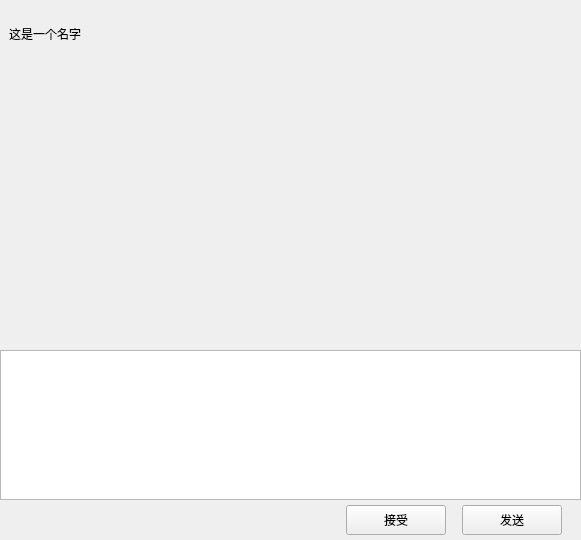
<?xml version="1.0" encoding="UTF-8"?>
<ui version="4.0">
 <class>ChatPage</class>
 <widget class="QWidget" name="ChatPage">
  <property name="geometry">
   <rect>
    <x>0</x>
    <y>0</y>
    <width>581</width>
    <height>540</height>
   </rect>
  </property>
  <property name="windowTitle">
   <string>Form</string>
  </property>
  <layout class="QVBoxLayout" name="verticalLayout">
   <property name="leftMargin">
    <number>0</number>
   </property>
   <property name="topMargin">
    <number>0</number>
   </property>
   <property name="rightMargin">
    <number>0</number>
   </property>
   <property name="bottomMargin">
    <number>0</number>
   </property>
   <item>
    <widget class="QWidget" name="chat_data_wid" native="true">
     <layout class="QVBoxLayout" name="verticalLayout_6">
      <property name="spacing">
       <number>0</number>
      </property>
      <property name="leftMargin">
       <number>0</number>
      </property>
      <property name="topMargin">
       <number>0</number>
      </property>
      <property name="rightMargin">
       <number>0</number>
      </property>
      <property name="bottomMargin">
       <number>0</number>
      </property>
      <item>
       <widget class="QWidget" name="title_wid" native="true">
        <property name="minimumSize">
         <size>
          <width>0</width>
          <height>60</height>
         </size>
        </property>
        <property name="maximumSize">
         <size>
          <width>16777215</width>
          <height>60</height>
         </size>
        </property>
        <layout class="QVBoxLayout" name="verticalLayout_7">
         <property name="leftMargin">
          <number>7</number>
         </property>
         <property name="topMargin">
          <number>2</number>
         </property>
         <property name="rightMargin">
          <number>2</number>
         </property>
         <property name="bottomMargin">
          <number>2</number>
         </property>
         <item>
          <widget class="QWidget" name="widget_2" native="true">
           <layout class="QHBoxLayout" name="horizontalLayout_6">
            <property name="spacing">
             <number>7</number>
            </property>
            <property name="leftMargin">
             <number>2</number>
            </property>
            <property name="topMargin">
             <number>2</number>
            </property>
            <property name="rightMargin">
             <number>2</number>
            </property>
            <property name="bottomMargin">
             <number>2</number>
            </property>
            <item>
             <widget class="QLabel" name="title_lb">
              <property name="minimumSize">
               <size>
                <width>0</width>
                <height>60</height>
               </size>
              </property>
              <property name="maximumSize">
               <size>
                <width>16777215</width>
                <height>60</height>
               </size>
              </property>
              <property name="text">
               <string>这是一个名字</string>
              </property>
             </widget>
            </item>
           </layout>
          </widget>
         </item>
        </layout>
       </widget>
      </item>
      <item>
       <widget class="ChatView" name="chat_data_list" native="true"/>
      </item>
      <item>
       <widget class="QWidget" name="tool_wid" native="true">
        <property name="minimumSize">
         <size>
          <width>0</width>
          <height>40</height>
         </size>
        </property>
        <property name="maximumSize">
         <size>
          <width>16777215</width>
          <height>40</height>
         </size>
        </property>
        <layout class="QHBoxLayout" name="horizontalLayout_7">
         <property name="spacing">
          <number>7</number>
         </property>
         <property name="leftMargin">
          <number>2</number>
         </property>
         <property name="topMargin">
          <number>2</number>
         </property>
         <property name="rightMargin">
          <number>2</number>
         </property>
         <property name="bottomMargin">
          <number>2</number>
         </property>
         <item>
          <spacer name="horizontalSpacer_3">
           <property name="orientation">
            <enum>Qt::Horizontal</enum>
           </property>
           <property name="sizeType">
            <enum>QSizePolicy::Fixed</enum>
           </property>
           <property name="sizeHint" stdset="0">
            <size>
             <width>5</width>
             <height>20</height>
            </size>
           </property>
          </spacer>
         </item>
         <item>
          <widget class="ClickedLabel" name="emo_lb">
           <property name="minimumSize">
            <size>
             <width>25</width>
             <height>25</height>
            </size>
           </property>
           <property name="maximumSize">
            <size>
             <width>25</width>
             <height>25</height>
            </size>
           </property>
           <property name="text">
            <string/>
           </property>
          </widget>
         </item>
         <item>
          <spacer name="horizontalSpacer_4">
           <property name="orientation">
            <enum>Qt::Horizontal</enum>
           </property>
           <property name="sizeType">
            <enum>QSizePolicy::Fixed</enum>
           </property>
           <property name="sizeHint" stdset="0">
            <size>
             <width>5</width>
             <height>20</height>
            </size>
           </property>
          </spacer>
         </item>
         <item>
          <widget class="ClickedLabel" name="file_lb">
           <property name="minimumSize">
            <size>
             <width>25</width>
             <height>25</height>
            </size>
           </property>
           <property name="maximumSize">
            <size>
             <width>25</width>
             <height>25</height>
            </size>
           </property>
           <property name="text">
            <string/>
           </property>
          </widget>
         </item>
         <item>
          <spacer name="horizontalSpacer_2">
           <property name="orientation">
            <enum>Qt::Horizontal</enum>
           </property>
           <property name="sizeHint" stdset="0">
            <size>
             <width>40</width>
             <height>20</height>
            </size>
           </property>
          </spacer>
         </item>
        </layout>
       </widget>
      </item>
      <item>
       <widget class="MessageTextEdit" name="chatEdit">
        <property name="minimumSize">
         <size>
          <width>0</width>
          <height>150</height>
         </size>
        </property>
        <property name="maximumSize">
         <size>
          <width>16777215</width>
          <height>150</height>
         </size>
        </property>
       </widget>
      </item>
      <item>
       <widget class="QWidget" name="send_wid" native="true">
        <property name="minimumSize">
         <size>
          <width>0</width>
          <height>40</height>
         </size>
        </property>
        <property name="maximumSize">
         <size>
          <width>16777215</width>
          <height>40</height>
         </size>
        </property>
        <layout class="QHBoxLayout" name="horizontalLayout_8">
         <property name="topMargin">
          <number>2</number>
         </property>
         <property name="bottomMargin">
          <number>2</number>
         </property>
         <item>
          <spacer name="horizontalSpacer_5">
           <property name="orientation">
            <enum>Qt::Horizontal</enum>
           </property>
           <property name="sizeHint" stdset="0">
            <size>
             <width>40</width>
             <height>20</height>
            </size>
           </property>
          </spacer>
         </item>
         <item>
          <widget class="ClickedBtn" name="receive_btn">
           <property name="minimumSize">
            <size>
             <width>100</width>
             <height>30</height>
            </size>
           </property>
           <property name="maximumSize">
            <size>
             <width>100</width>
             <height>30</height>
            </size>
           </property>
           <property name="text">
            <string>接受</string>
           </property>
          </widget>
         </item>
         <item>
          <spacer name="horizontalSpacer_6">
           <property name="orientation">
            <enum>Qt::Horizontal</enum>
           </property>
           <property name="sizeType">
            <enum>QSizePolicy::Fixed</enum>
           </property>
           <property name="sizeHint" stdset="0">
            <size>
             <width>10</width>
             <height>20</height>
            </size>
           </property>
          </spacer>
         </item>
         <item>
          <widget class="ClickedBtn" name="send_btn">
           <property name="minimumSize">
            <size>
             <width>100</width>
             <height>30</height>
            </size>
           </property>
           <property name="maximumSize">
            <size>
             <width>100</width>
             <height>30</height>
            </size>
           </property>
           <property name="text">
            <string>发送</string>
           </property>
          </widget>
         </item>
         <item>
          <spacer name="horizontalSpacer_7">
           <property name="orientation">
            <enum>Qt::Horizontal</enum>
           </property>
           <property name="sizeType">
            <enum>QSizePolicy::Fixed</enum>
           </property>
           <property name="sizeHint" stdset="0">
            <size>
             <width>10</width>
             <height>20</height>
            </size>
           </property>
          </spacer>
         </item>
        </layout>
       </widget>
      </item>
     </layout>
    </widget>
   </item>
  </layout>
 </widget>
 <customwidgets>
  <customwidget>
   <class>ClickedBtn</class>
   <extends>QPushButton</extends>
   <header location="global">clickedbtn.h</header>
  </customwidget>
  <customwidget>
   <class>ClickedLabel</class>
   <extends>QLabel</extends>
   <header>clickedlabel.h</header>
  </customwidget>
  <customwidget>
   <class>ChatView</class>
   <extends>QWidget</extends>
   <header>chatview.h</header>
   <container>1</container>
  </customwidget>
  <customwidget>
   <class>MessageTextEdit</class>
   <extends>QTextEdit</extends>
   <header location="global">messagetextedit.h</header>
  </customwidget>
 </customwidgets>
 <resources/>
 <connections/>
</ui>
